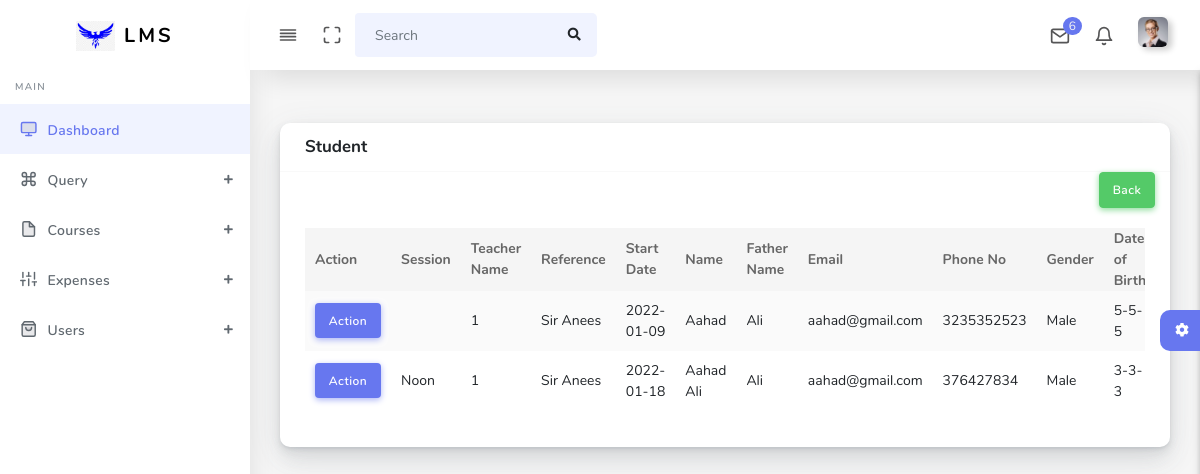
The app's page /viewstudent.php (signed in) with its own data.
### tables this page shows
CREATE TABLE `student_lms` (
  `s_id` int(50) NOT NULL,
  `s_ses` varchar(50) NOT NULL,
  `t_name` varchar(50) NOT NULL,
  `ref` varchar(50) NOT NULL,
  `s_date` varchar(50) NOT NULL,
  `name` varchar(50) NOT NULL,
  `fname` varchar(50) NOT NULL,
  `email` varchar(50) NOT NULL,
  `phno` varchar(50) NOT NULL,
  `sgen` varchar(50) NOT NULL,
  `dob` varchar(50) NOT NULL,
  `s_status` varchar(50) NOT NULL,
  `s_add` varchar(50) NOT NULL,
  `img` varchar(50) NOT NULL,
  `t_deg` varchar(50) NOT NULL,
  `d_name` varchar(50) NOT NULL,
  `deg_status` varchar(50) NOT NULL,
  `uni` varchar(50) NOT NULL,
  `year` varchar(50) NOT NULL,
  `t_fee` varchar(50) NOT NULL,
  `pay_method` varchar(50) NOT NULL,
  `paid_fee` varchar(50) NOT NULL,
  `rem_fee` varchar(50) NOT NULL,
  `pay_term` varchar(50) NOT NULL
);

### viewstudent.php (the view, shortened to what this page needs)
<?php
include('./include/conn.php');
include('./include/header.php');
?>
<div class="main-content">
        <section class="section">
          <div class="section-body">
            <div class="row">
              <div class="col-12">
                <div class="card">
                  <div class="card-header">
                    <h4>Student</h4>
                  </div>
                  <div class="col-lg-12">
              <a href="addstudent.php" class="btn btn-success" style="float:right">Back</a>
            </div>
                  <div class="card-body">
                    <div class="table-responsive">
                      <table class="table table-striped table-hover" id="tableExport" style="width:100%;">
                        <thead>
                          <tr>
                            <th>Action</th>
                            <th>Session</th>
                            <th>Teacher Name</th>
                            <th>Reference</th>
                            <th>Start Date</th>
                            <th>Name</th>
                            <th>Father Name</th>
                            <th>Email</th>
                            <th>Phone No</th>
                            <th>Gender</th>
                            <th>Date of Birth</th>
                          </tr>
                        </thead>
                        <tbody>
                          <?php
                          $sql="SELECT * FROM student_lms";
                          $run=mysqli_query($conn,$sql);
                          while($fet=mysqli_fetch_array($run)){
                              ?>
                              <tr>
                                <td>
                                <div class="dropdown">
                                    <button class="btn btn-primary" data-toggle="dropdown" id="dmenu">Action</button>
                                </div>
                                </td>
                                <td><?php echo $fet['s_ses']; ?></td>
                                <td><?php echo $fet['t_name']; ?></td>
                                <td><?php echo $fet['ref']; ?></td>
                                <td><?php echo $fet['s_date']; ?></td>
                                <td><?php echo $fet['name']; ?></td>
                                <td><?php echo $fet['fname']; ?></td>
                                <td><?php echo $fet['email']; ?></td>
                                <td><?php echo $fet['phno']; ?></td>
                                <td><?php echo $fet['sgen']; ?></td>
                                <td><?php echo $fet['dob']; ?></td>
                              </tr>
                              <?php
                          }
                          ?>
                        </tbody>
                      </table>
                    </div>
                  </div>
                </div>
              </div>
            </div>
          </div>
        </section>

### records on screen
student_lms: t_name "1", ref "Sir Anees", s_date "2022-01-09", name "Aahad", fname "Ali", email "aahad@gmail.com", phno "3235352523", sgen "Male", dob "5-5-5"
student_lms: s_ses "Noon", t_name "1", ref "Sir Anees", s_date "2022-01-18", name "Aahad Ali", fname "Ali", email "aahad@gmail.com", phno "376427834", sgen "Male", dob "3-3-3"
